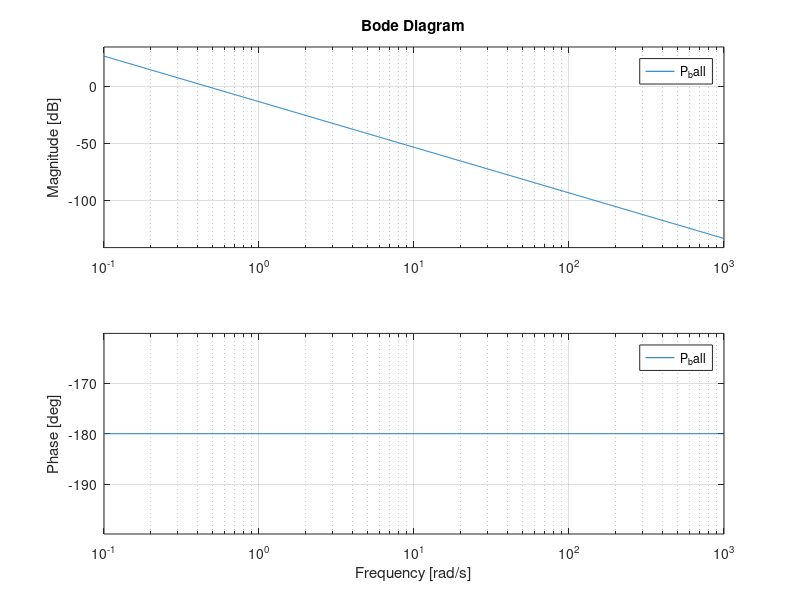

MATLAB code to generate this figure:
m = 0.111;
R = 0.015;
g = -9.8;
L = 1.0;
d = 0.03;
J = 9.99e-6;
s = tf('s');

P_ball = -m*g*d/L/(J/R^2+m)/s^2                   % P_ball = 0.21/(s^2)

%Pole-Zero Map, As it is Type-II system It has Two Poles at Origin
%Since the poles are not strictly in the Left Half plane,the open loop
%system will be unstable.
%pzmap(P_ball)


% ball's response to a step input on the motor servo gear angle $\theta$ (1-radian step).
step(P_ball)
% We can see the unstable output in open loop.

%root locus
rlocus(P_ball)

%sgrid(0.70, 1.9)
%axis([-5 5 -2 2])


%Bode Plot 
bode(P_ball)                    %phase margin is zero.




